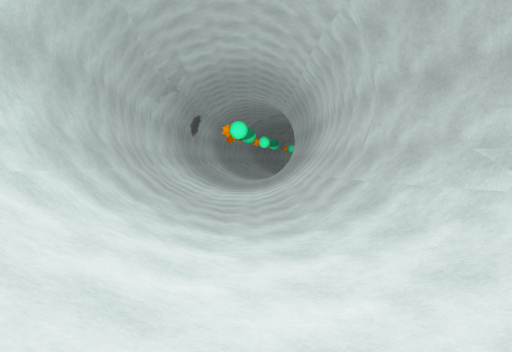
[1] (above)

12 first-person views from a walk through a scene from a Unity 3-D project. The camera is 1.2 m above the floor, tilts 2° down and sees 70° across. The floor is counted in squares, 2 m on a side. Each view is taken from the middle of a square. On the plan, view 1 faces up. The plan holds only what a view shows up to about 10 squares ahead; the rest is blank. The place goes on beyond the plan. The player character is not drawn.

[2]
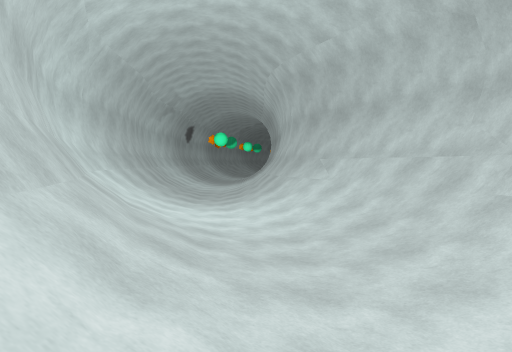

[3]
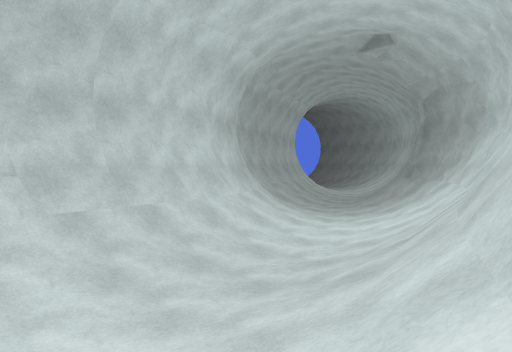

[4]
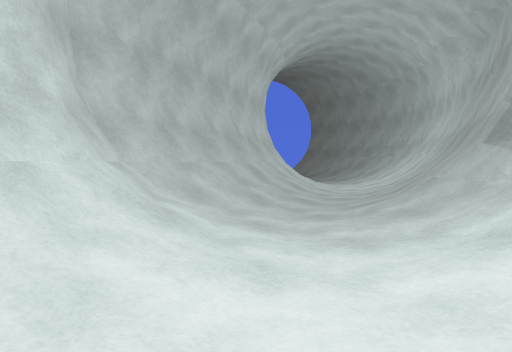

[5]
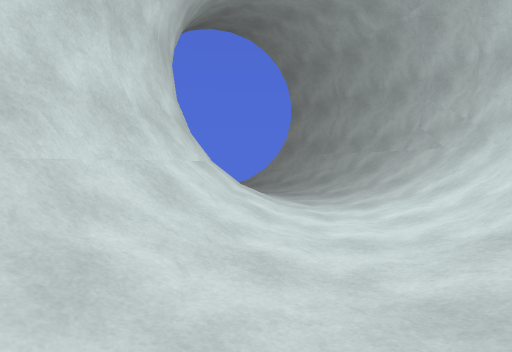

[6]
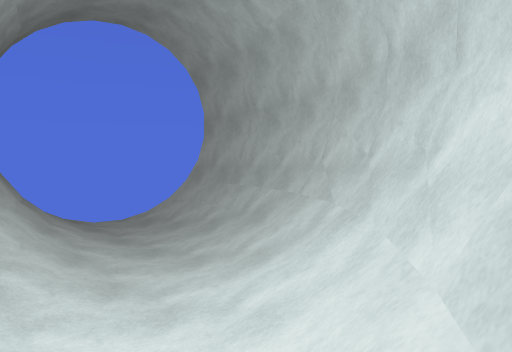

[7]
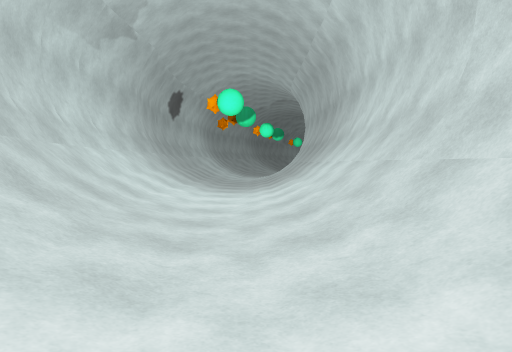

[8]
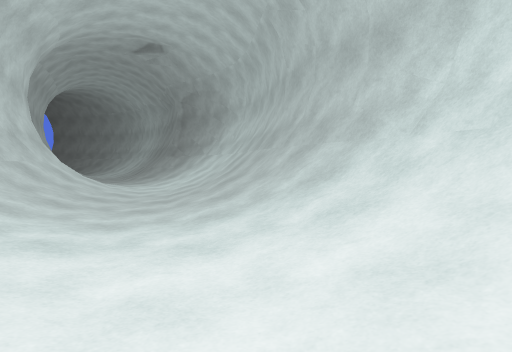

[9]
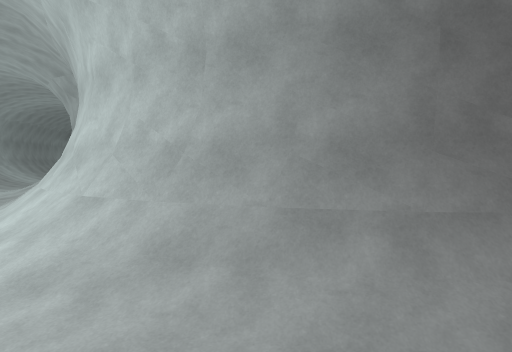

[10]
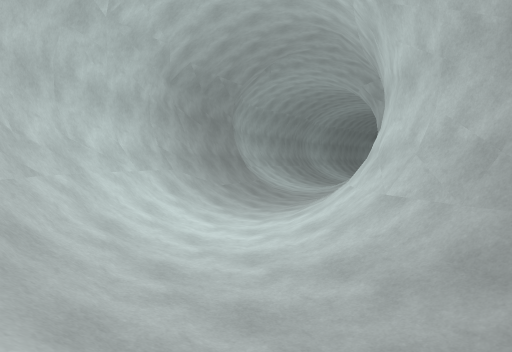

[11]
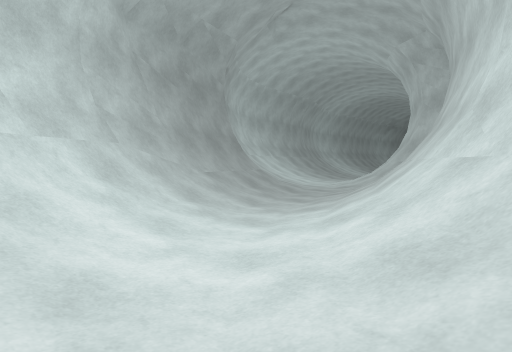

[12]
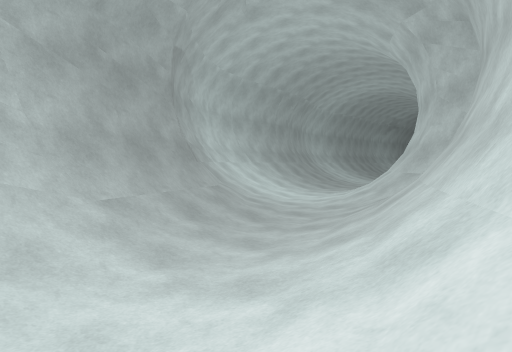

### Floor plan
Key: @ floor where view 1 was taken; # wall or solid block; . floor; / step, stairs or slope; = window, fence, low wall or low ledge.
Columns run from 3 left of view 1 to 13 right of it. Each row starts with its distance up from view 1.
 14 #/../#
 13 #/../#
 12 #/../#
 11 #/../#
 10 #/../#
  9 #/../#
  8 #/../#
  7 #//./#
  6 ##/./#
  5  #/./##
  4  #/./##
  3  #/../##
  2  #/..//#
  1  #//../#
  0  ##@../#
 -1   #/../#
 -2   #//./#
 -3   ##/./##
 -4    #/../#
 -5    #//./##
 -6    ##/../##
 -7     #//../#
 -8     ###/./#
 -9       #/./##
-10       ##/./#
-11        #/./##
-12        #//./###
-13        ##/..//###
-14         ##/...///
-15          ##//...
-16           ###//=
-17             ####

Where each view was taken, in squares from view 1:
view 1: 0 up, 0 right, facing up
view 2: 4 down, 1 right, facing up
view 3: 1 up, 1 left, facing down-right
view 4: 4 down, 2 right, facing down-right
view 5: 9 down, 5 right, facing down-right
view 6: 12 down, 5 right, facing down-right
view 7: 4 up, 0 right, facing up
view 8: 4 up, 0 right, facing down
view 9: 16 down, 11 right, facing up
view 10: 16 down, 11 right, facing up-left
view 11: 14 down, 9 right, facing up-left
view 12: 12 down, 8 right, facing up-left
